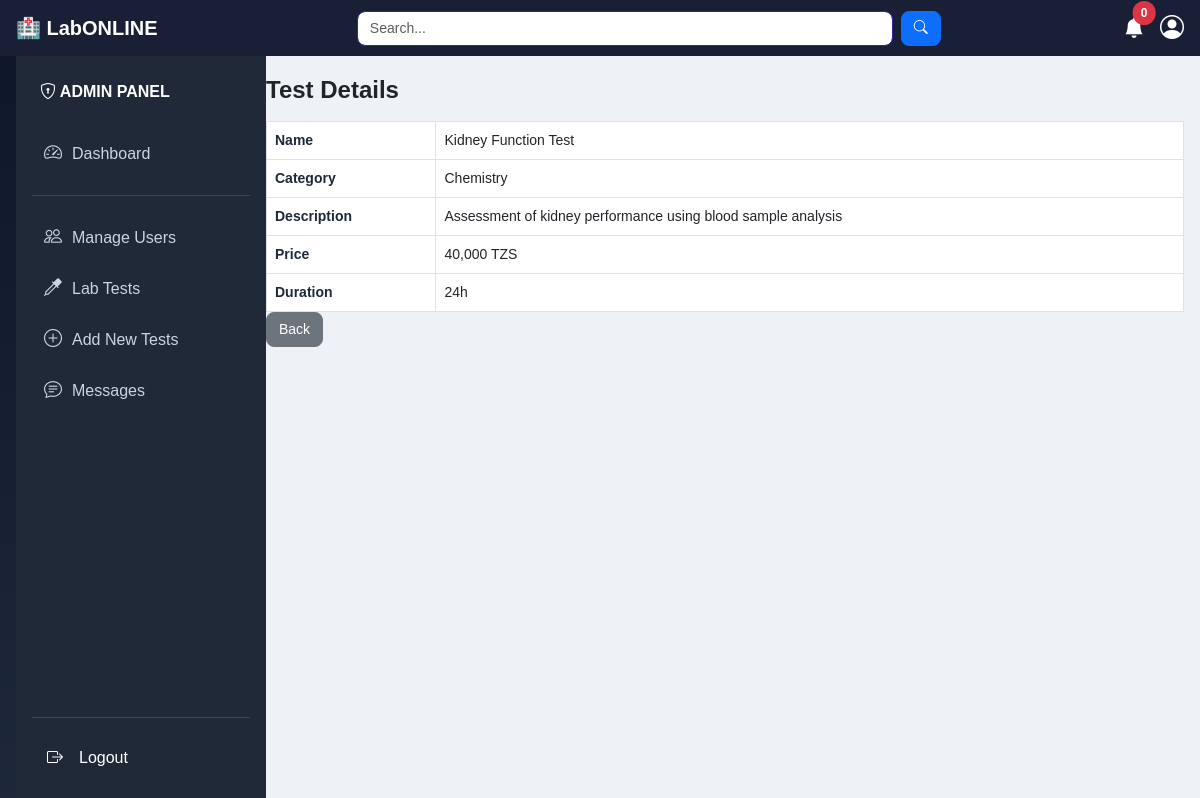
Screenshot of /admin/dashboard.php?page=view_test&id=9 (signed in) with the database file from the repository.
### tables this page shows
CREATE TABLE `lab_tests` (
  `id` int(11) NOT NULL,
  `category_id` int(11) DEFAULT NULL,
  `test_name` varchar(100) DEFAULT NULL,
  `description` text DEFAULT NULL,
  `price` decimal(10,2) DEFAULT NULL,
  `duration` varchar(50) DEFAULT NULL,
  `is_active` tinyint(1) DEFAULT 1
);

CREATE TABLE `test_categories` (
  `id` int(11) NOT NULL,
  `category_name` varchar(100) DEFAULT NULL
);

### admin/dashboard.php (called while the page is built, shortened)
<?php
include "../shared/layout.php";
?>

### includes/helpers.php (called while the page is built, shortened)
<?php
function e(?string $value): string
{
    return htmlspecialchars((string) $value, ENT_QUOTES, 'UTF-8');
}

### admin/content/view_test.php (the view, shortened to what this page needs)
<?php
$id = (int)($_GET['id'] ?? 0);
$sql = "SELECT lt.*, tc.category_name
        FROM lab_tests lt
        LEFT JOIN test_categories tc
        ON tc.id = lt.category_id
        WHERE lt.id = ?";
$stmt = $conn->prepare($sql);
$stmt->bind_param("i", $id);
$stmt->execute();
$test = $stmt->get_result()->fetch_assoc();
?>
<h4 class="mb-3">Test Details</h4>
<table class="table table-bordered">
    <tr>
        <th>Name</th>
        <td><?= e($test['test_name']) ?></td>
    </tr>
    <tr>
        <th>Category</th>
        <td><?= e($test['category_name']) ?></td>
    </tr>
    <tr>
        <th>Description</th>
        <td><?= e($test['description']) ?></td>
    </tr>
    <tr>
        <th>Price</th>
        <td><?= number_format($test['price']) ?> TZS</td>
    </tr>
    <tr>
        <th>Duration</th>
        <td><?= e($test['duration']) ?></td>
    </tr>
</table>
<a href="?page=lab_tests" class="btn btn-secondary">
    Back
</a>

### assets/css/generaldashboard.css (style rules this page uses)
body { background-color: #f4f6f9; }

### assets/css/patienthome.css (style rules this page uses)
body { background:#eef2f7; }

### assets/css/patientviewappointment.css (style rules this page uses)
body { background:#f1f5f9; }
.table th { color:#1e293b; }
.table td { vertical-align:middle; }

### assets/css/patienthistory.css (style rules this page uses)
body { background:#f4f7fb; }
.btn { border-radius:8px; }

### assets/css/doctorhome.css (style rules this page uses)
body { background:#f1f5f9; font-family:Arial, Helvetica, sans-serif; }
.table tbody tr { transition:.3s ease; }

### assets/css/viewpatientslist.css (style rules this page uses)
body { background:#f4f7fb; font-family:Arial, Helvetica, sans-serif; }

### assets/css/labohome.css (style rules this page uses)
body { background: #eef2f7; font-family: Arial, Helvetica, sans-serif; }
h4, h5, h6 { font-weight: 600; }
.table { margin-bottom: 0; font-size: 14px; }
.table td { vertical-align: middle; }
.btn { border-radius: 8px; font-size: 14px; padding: 6px 12px; }

### rows the page displays
lab_tests: test_name "Kidney Function Test", category.category_name "Chemistry", description "Assessment of kidney performance using blood sample analysis", price "40,000", duration "24h"

### other values shown
$notification_count "0"
